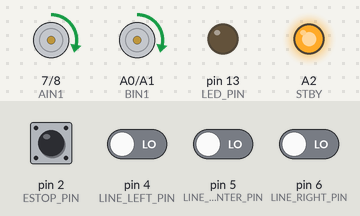
A sketch run on a simulated Arduino Uno, built with avr-gcc and run on an emulated ATmega328P. Parts: motor-driver pin pairs drawn as motors (green arrow = first pin HIGH = forward, orange = second pin HIGH = backward, longer = more drive, scaled by the enable pin, stopped while the standby pin is LOW), output pins drawn as LEDs (lit = HIGH). Inputs (shaded band) come from the test bench; at power-on: pin 2 (ESTOP_PIN) HIGH, pin 4 (LINE_LEFT_PIN), pin 5 (LINE_CENTER_PIN), pin 6 (LINE_RIGHT_PIN) LOW. What the sketch prints to the serial monitor is not drawn.

Above: at 1.7 s.
1.8 s: pin 2 (ESTOP_PIN) pulled LOW for 0.15 s
At 2.6 s:
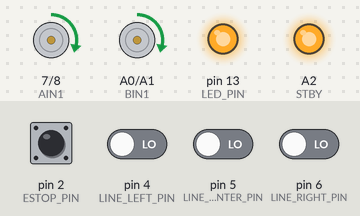
3.5 s: pin 4 (LINE_LEFT_PIN) driven HIGH
At 4.4 s:
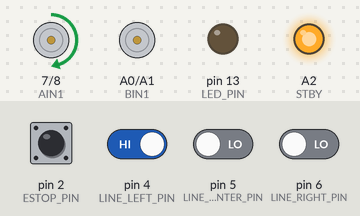
5.0 s: pin 6 (LINE_RIGHT_PIN) driven HIGH
At 6.2 s:
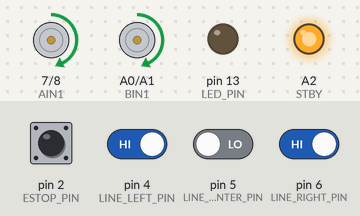
6.5 s: pin 5 (LINE_CENTER_PIN) driven HIGH
At 6.92 s:
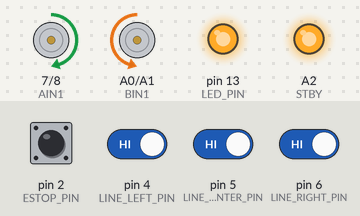
9.5 s: pin 4 (LINE_LEFT_PIN) driven LOW
At 10.8 s:
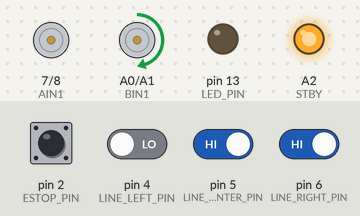
11.1 s: pin 2 (ESTOP_PIN) pulled LOW for 1 s
At 11.5 s:
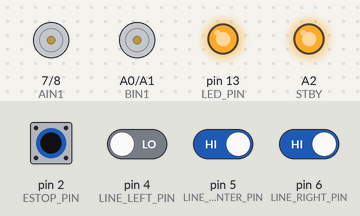
Timing chart, 0 to 14.1 s (numbered marks = the images above; inputs shaded):
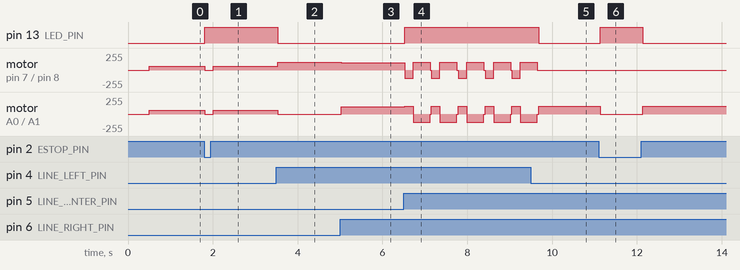

The sketch:

15_line_follow.ino
```cpp
/*
============================================================
Program 15 — Follow the Path (Line Follow)
Course: Build Your First AI Robot
Week 4: Teach Your Robot to React
============================================================

PURPOSE
  Use floor sensors to stay on a black line —
  a classic robot behavior for delivery / track missions.

LEARNING OBJECTIVE
  After this program, you should understand that:
  - L/C/R readings can steer left and right motors differently
  - "lost line" needs a recovery idea
  - Sense → Think → Act works with line sensors too

KEY CONCEPT
  Line position → steering decision → differential drive

WHAT CHANGED FROM THE PREVIOUS PROGRAM
  Program 14 avoided obstacles with ultrasonic.
  Program 15 follows a path with IR line sensors.

WHAT THE ROBOT DOES NOW
  Follows black tape; tries a short search if the line is lost.

HARDWARE
  - Motors + E-STOP (Week 3)
  - Line sensors L/C/R on pins 4/5/6 (Week 2)
  - LED 13

WIRING
  Line: hardware/wiring/line_sensors.md
  Motors/E-STOP: Week 3 docs

SAFETY
  Slow speed. E-STOP ready. Flat taped track in the arena.

HOW TO RUN
  1. Make a simple black-tape path on light floor/paper
  2. Calibrate INVERT_LINE_LOGIC if needed (Program 07)
  3. Upload, release E-STOP, place center sensor on the line
  4. Watch it track; press E-STOP to halt

CONTROLS
  E-STOP = immediate halt
============================================================
*/

const int PWMA = 3;
const int AIN1 = 7;
const int AIN2 = 8;
const int PWMB = 11;
const int BIN1 = A0;
const int BIN2 = A1;
const int STBY = A2;
const int ESTOP_PIN = 2;
const int LINE_LEFT_PIN = 4;
const int LINE_CENTER_PIN = 5;
const int LINE_RIGHT_PIN = 6;
const int LED_PIN = 13;
const int BAUD_RATE = 9600;

const bool INVERT_LINE_LOGIC = false;

const int SPEED_FORWARD = 110;
const int SPEED_TURN = 120;

void setup() {
  pinMode(PWMA, OUTPUT);
  pinMode(AIN1, OUTPUT);
  pinMode(AIN2, OUTPUT);
  pinMode(PWMB, OUTPUT);
  pinMode(BIN1, OUTPUT);
  pinMode(BIN2, OUTPUT);
  pinMode(STBY, OUTPUT);
  pinMode(ESTOP_PIN, INPUT_PULLUP);
  pinMode(LINE_LEFT_PIN, INPUT);
  pinMode(LINE_CENTER_PIN, INPUT);
  pinMode(LINE_RIGHT_PIN, INPUT);
  pinMode(LED_PIN, OUTPUT);

  digitalWrite(STBY, HIGH);
  stopMotors();

  Serial.begin(BAUD_RATE);
  delay(500);
  Serial.println("Program 15 — Line Follow");
}

void loop() {
  if (isEStopPressed()) {
    stopMotors();
    digitalWrite(LED_PIN, HIGH);
    Serial.println("E-STOP ACTIVE");
    delay(100);
    return;
  }

  int left = readLineSensor(LINE_LEFT_PIN);
  int center = readLineSensor(LINE_CENTER_PIN);
  int right = readLineSensor(LINE_RIGHT_PIN);

  Serial.print("LCR=");
  Serial.print(left);
  Serial.print(center);
  Serial.print(right);
  Serial.print("  ");

  // --- Think: simple steering rules ---
  if (center == 1 && left == 0 && right == 0) {
    Serial.println("on line → forward");
    digitalWrite(LED_PIN, LOW);
    drive(SPEED_FORWARD, SPEED_FORWARD);
  } else if (left == 1 && right == 0) {
    Serial.println("line left → steer left");
    digitalWrite(LED_PIN, LOW);
    drive(0, SPEED_TURN);            // pivot/steer left
  } else if (right == 1 && left == 0) {
    Serial.println("line right → steer right");
    digitalWrite(LED_PIN, LOW);
    drive(SPEED_TURN, 0);            // pivot/steer right
  } else if (left == 1 && center == 1 && right == 0) {
    Serial.println("soft left");
    drive(SPEED_FORWARD / 2, SPEED_FORWARD);
  } else if (right == 1 && center == 1 && left == 0) {
    Serial.println("soft right");
    drive(SPEED_FORWARD, SPEED_FORWARD / 2);
  } else if (left == 0 && center == 0 && right == 0) {
    Serial.println("LOST → search");
    digitalWrite(LED_PIN, HIGH);
    recoverLostLine();
  } else {
    // e.g. all sensors on a wide blob of tape
    Serial.println("wide/other → creep");
    drive(SPEED_FORWARD / 2, SPEED_FORWARD / 2);
  }

  delay(30);
}

void recoverLostLine() {
  // Simple recovery: wiggle search while checking E-STOP
  driveFor(200, false, true);   // spin left a bit
  if (isEStopPressed()) {
    stopMotors();
    return;
  }
  driveFor(400, true, false);   // spin right more
  stopMotors();
}

void driveFor(int moveMs, bool leftForward, bool rightForward) {
  unsigned long startMs = millis();
  while (millis() - startMs < (unsigned long)moveMs) {
    if (isEStopPressed()) {
      stopMotors();
      return;
    }
    setLeft(SPEED_TURN, leftForward);
    setRight(SPEED_TURN, rightForward);
    delay(20);
  }
  stopMotors();
}

bool isEStopPressed() {
  return digitalRead(ESTOP_PIN) == LOW;
}

int readLineSensor(int pin) {
  int raw = digitalRead(pin);
  bool onLine = (raw == LOW);
  if (INVERT_LINE_LOGIC) {
    onLine = !onLine;
  }
  return onLine ? 1 : 0;
}

// Drive with independent left/right speeds (both forward)
void drive(int leftSpeed, int rightSpeed) {
  setLeft(leftSpeed, true);
  setRight(rightSpeed, true);
}

void setLeft(int speed, bool goForward) {
  if (speed < 0) {
    speed = 0;
  }
  if (goForward) {
    digitalWrite(AIN1, HIGH);
    digitalWrite(AIN2, LOW);
  } else {
    digitalWrite(AIN1, LOW);
    digitalWrite(AIN2, HIGH);
  }
  analogWrite(PWMA, speed);
}

void setRight(int speed, bool goForward) {
  if (speed < 0) {
    speed = 0;
  }
  if (goForward) {
    digitalWrite(BIN1, HIGH);
    digitalWrite(BIN2, LOW);
  } else {
    digitalWrite(BIN1, LOW);
    digitalWrite(BIN2, HIGH);
  }
  analogWrite(PWMB, speed);
}

void stopMotors() {
  digitalWrite(AIN1, LOW);
  digitalWrite(AIN2, LOW);
  analogWrite(PWMA, 0);
  digitalWrite(BIN1, LOW);
  digitalWrite(BIN2, LOW);
  analogWrite(PWMB, 0);
}

/*
============================================================
STUDENT CHALLENGE
 1. Tune SPEED_FORWARD until following is smooth but controllable.
 2. Improve recoverLostLine() with your own search pattern.
 3. (Bonus) If center sees the line, beep once (pin 12 buzzer).

EXPECTED RESULT
  - Robot stays near the black tape
  - Steers back when it drifts left/right
  - Lost line triggers a short search wiggle
  - E-STOP still works

COMMON ERRORS
  - Immediately leaves the line
      → Invert logic; lower speed; check sensor height.
  - Oscillates hard left/right
      → Soften turns; reduce SPEED_TURN; widen tape.
  - "Works on desk, fails on floor"
      → Lighting/reflectance changed — recalibrate invert/height.

INSTRUCTOR NOTE
  Exit ticket Week 4: "My robot can react with sensors — stop, avoid, follow."
  Preview Week 5: Python/YOLO will send FWD/STOP like a smarter sensor.
  Keep PID out of core path — innovation lab stretch only.
============================================================
*/
```

Measured:
- after the input at 1.8 s, pin 13 (LED_PIN): LOW → HIGH at once; motor on pin 7 (AIN1) / pin 8 (AIN2), motor on A0 (BIN1) / A1 (BIN2): forward 55/255 → stopped at once, → forward 55/255 0.20 s later
- after the input at 3.5 s, pin 13 (LED_PIN): HIGH → LOW at once; motor on pin 7 (AIN1) / pin 8 (AIN2): forward 55/255 → forward 120/255 at once; motor on A0 (BIN1) / A1 (BIN2): forward 55/255 → stopped at once
- after the input at 5.0 s, motor on pin 7 (AIN1) / pin 8 (AIN2): forward 120/255 → forward 110/255 at once; motor on A0 (BIN1) / A1 (BIN2): stopped → forward 110/255 at once
- after the input at 6.5 s, pin 13 (LED_PIN): LOW → HIGH at once; motor on pin 7 (AIN1) / pin 8 (AIN2): forward 110/255 → backward 120/255 at once, then repeats every 0.63 s: forward 120/255 0.40 s, stopped 0.03 s, backward 120/255 0.20 s
- after the input at 9.5 s, pin 13 (LED_PIN): HIGH → LOW after 0.18 s; motor on pin 7 (AIN1) / pin 8 (AIN2): goes on until 9.7 s, then stays stopped; motor on A0 (BIN1) / A1 (BIN2): goes on until 9.7 s, then stays forward 120/255
- after the input at 11.1 s, pin 13 (LED_PIN): LOW → HIGH at once, → LOW 1.0 s later; motor on A0 (BIN1) / A1 (BIN2): forward 120/255 → stopped at once, → forward 120/255 1.0 s later
